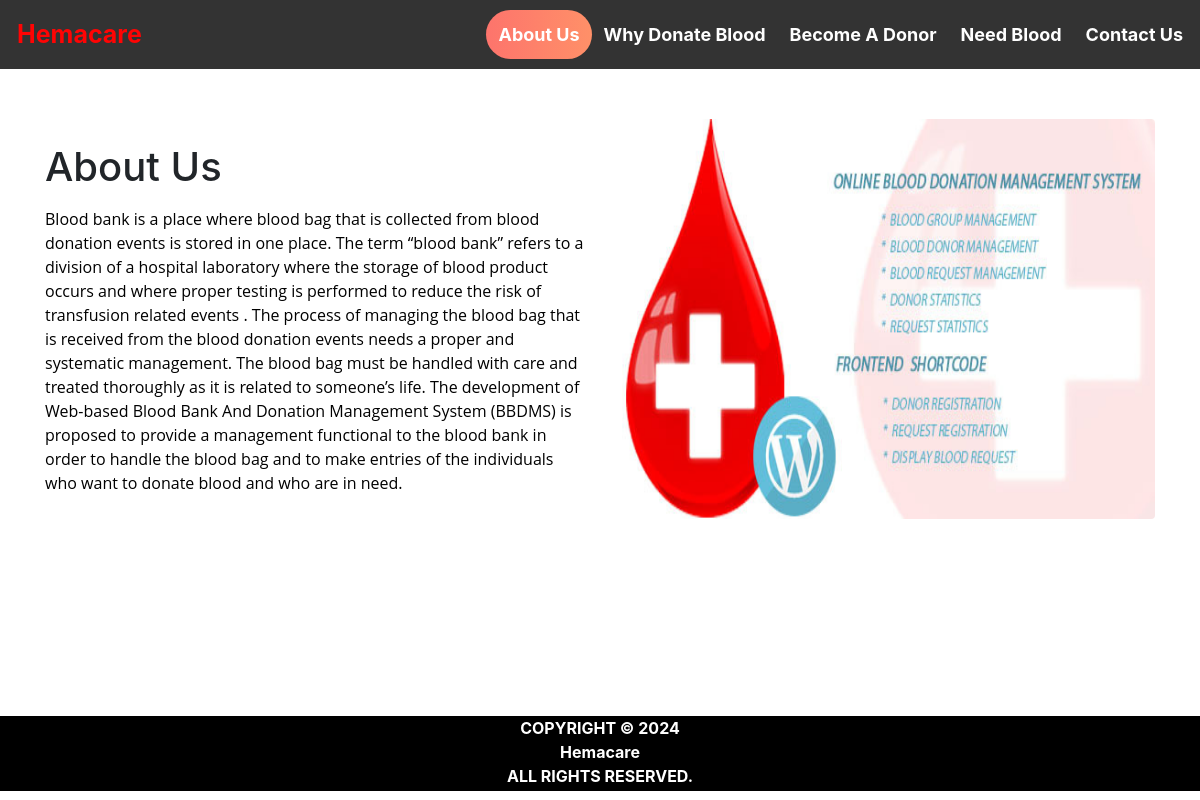
/about_us.php, run on an earlier commit of the app's database.
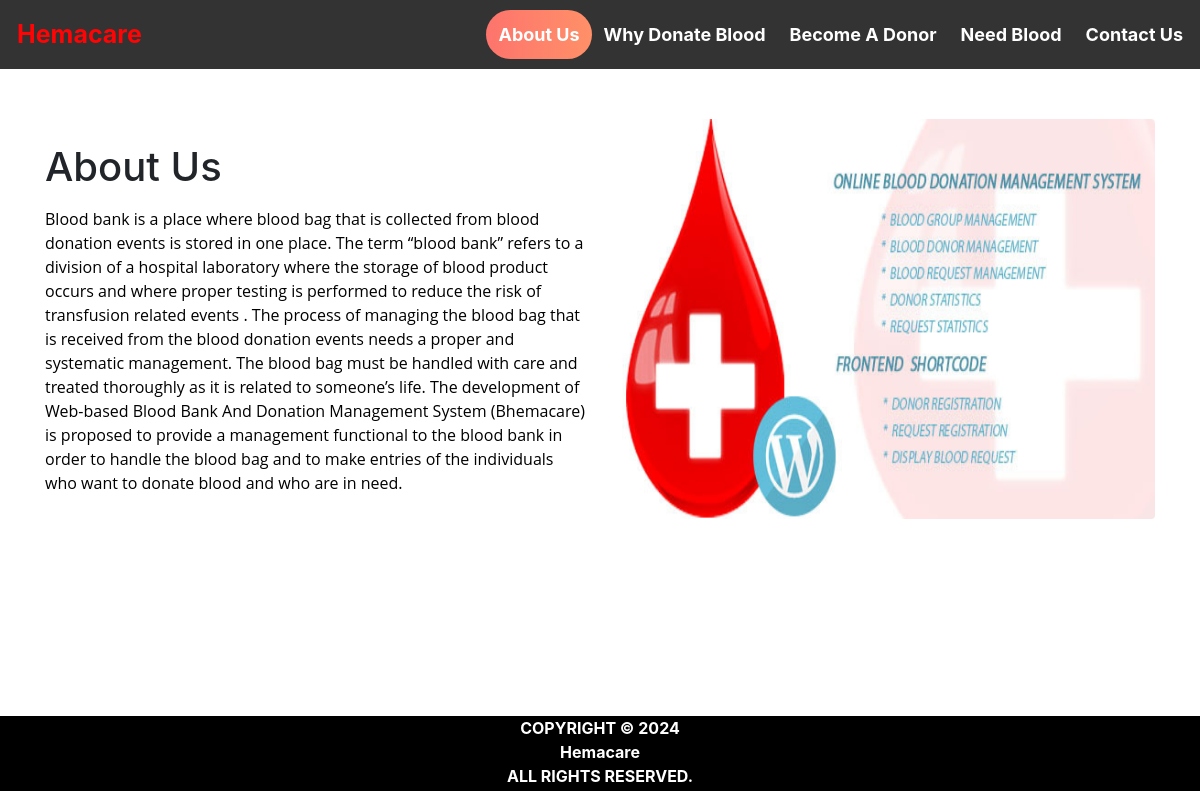
And on a later commit of the database.
### tables this page shows
CREATE TABLE `pages` (
  `page_id` int(11) NOT NULL,
  `page_name` varchar(255) NOT NULL,
  `page_type` varchar(50) DEFAULT NULL,
  `page_data` longtext NOT NULL
);

### about_us.php (the view, shortened to what this page needs)
<html>
<head>
  <link rel="stylesheet" href="https://maxcdn.bootstrapcdn.com/bootstrap/4.5.2/css/bootstrap.min.css">
</head>
<body>
<?php
$active ='about';
include('head.php');
?>
<div id="page-container" style="margin-top:50px; position: relative;min-height: 84vh;">
  <div class="container">
  <div id="content-wrap" style="padding-bottom:50px;">
<div class="row">
    <div class="col-lg-6">
        <h1 class="mt-4 mb-3">About Us</h1>
        <p> <?php
          include 'conn.php';
          $sql=$sql= "select * from pages where page_type='aboutus'";
          $result=mysqli_query($conn,$sql);
          if(mysqli_num_rows($result)>0)   {
              while($row = mysqli_fetch_assoc($result)) {
                echo $row['page_data'];
              }
            }
         ?>
      </p>
    </div>
    <div class="col-lg-6">
        <img class="img-fluid rounded" src="image\banner_590x300.jpg" style="height:400px" alt="error"  >
    </div>
</div>
</div></div>
<?php include('footer.php')
?>
</div>
</body>
</html>

### head.php (shortened to what this page needs)
<html>
<head>
</head>
<body>
  <div class="header">
    <a href="home.php" class="logo"<?php if($active=='home') echo "class='logo2'"; ?>>Hemacare </a>
    <div class="header-right">
    <a href="about_us.php"  <?php if($active=='about') echo "class='act'"; ?> >About Us</a>
    <a href="why_donate_blood.php"  <?php if($active=='why') echo "class='act'"; ?>>Why Donate Blood</a>
      <a href="donate_blood.php"  <?php if($active=='donate') echo "class='act'"; ?>>Become A Donor</a>
      <a href="need_blood.php" <?php if($active=='need') echo "class='act'"; ?>>Need Blood</a>
      <a href="contact_us.php" <?php if($active=='contact') echo "class='act'"; ?>>Contact Us</a>
    </div>
  </div>
</body>
</html>

### footer.php (shortened to what this page needs)
<html>
<head>
</head>
<body>
  <div id="footer" >
  <b><center>COPYRIGHT © 2024<br>
  Hemacare
  <br>
  ALL RIGHTS RESERVED.
  </center>
  </div>
</body>
</html>

### head.php (style rules this page uses)
.header { overflow:hidden; background-color: #333; top: 0; width:100%; padding: 10px 5px; color:#FF0404 ; }
.header a { float: left; color: white; text-align: center; padding: 12px; text-decoration: none; font-size: 18px; line-height: 25px; border-radius: 4px; font-weight:bold; }
.header a.logo { font-size: 25px; font-weight: bold; color:#FF0404 ; }
.header-right { float: right; }
a.act { background: linear-gradient(to right, #fd746c 0%, #ff9068 100%); color: white; border-radius:30px; }

### footer.php (style rules this page uses)
#footer { position:absolute; left: 0; bottom: 0; width: 100%; height: 75px; background-color:#000000; color:white; text-align: center; }

What changed in the data, as far as the page shows it:
changed pages: page_data "…And Donation Management System (BBDMS) is proposed to provide…" → "…And Donation Management System (Bhemacare) is proposed to provide…"
